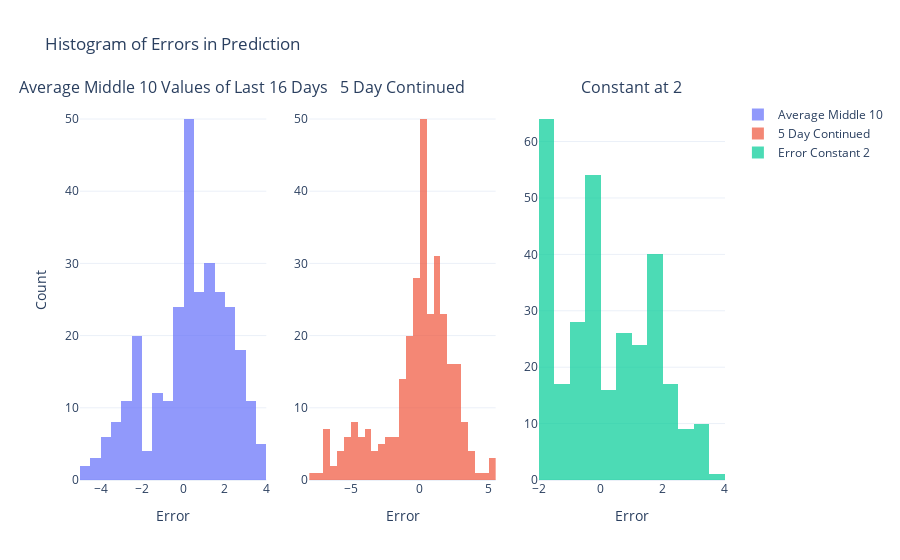

The notebook cell this image was saved under:
### Code cell
from plotly.subplots import make_subplots
import plotly.graph_objects as go

fig = make_subplots(
    rows=1, cols=3, subplot_titles=("Average Middle 10 Values of Last 16 Days", "5 Day Continued", "Constant at 2")
)

fig.add_trace(
    go.Histogram(x=error_df["average middle 10 values of last 16 days"], name="Average Middle 10", opacity=0.7),
    row=1,
    col=1,
)

fig.add_trace(go.Histogram(x=error_df["5 day continued "], name="5 Day Continued", opacity=0.7), row=1, col=2)

fig.add_trace(go.Histogram(x=error_df["error_constant_2"], name="Error Constant 2", opacity=0.7), row=1, col=3)

fig.update_layout(title_text="Histogram of Errors in Prediction", showlegend=True)
fig.update_xaxes(title_text="Error", row=1, col=1)
fig.update_xaxes(title_text="Error", row=1, col=2)
fig.update_xaxes(title_text="Error", row=1, col=3)
fig.update_yaxes(title_text="Count", row=1, col=1)

fig.show()

### Figure 1 — Plotly figure (JSON) as saved in the notebook; plotly's stock layout.template omitted (floating-point values rounded to 4 significant figures; data arrays with more than 128 entries replaced by an {"elided": "..."} marker saying what was removed)
{"data": [{"name": "Average Middle 10", "opacity": 0.7, "type": "histogram", "x": {"elided": "336 float values"}, "xaxis": "x", "yaxis": "y"}, {"name": "5 Day Continued", "opacity": 0.7, "type": "histogram", "x": {"elided": "336 float values"}, "xaxis": "x2", "yaxis": "y2"}, {"name": "Error Constant 2", "opacity": 0.7, "type": "histogram", "x": {"elided": "336 float values"}, "xaxis": "x3", "yaxis": "y3"}], "layout": {"annotations": [{"font": {"size": 16}, "showarrow": false, "text": "Average Middle 10 Values of Last 16 Days", "x": 0.1444, "xanchor": "center", "xref": "paper", "y": 1, "yanchor": "bottom", "yref": "paper"}, {"font": {"size": 16}, "showarrow": false, "text": "5 Day Continued", "x": 0.5, "xanchor": "center", "xref": "paper", "y": 1, "yanchor": "bottom", "yref": "paper"}, {"font": {"size": 16}, "showarrow": false, "text": "Constant at 2", "x": 0.8556, "xanchor": "center", "xref": "paper", "y": 1, "yanchor": "bottom", "yref": "paper"}], "showlegend": true, "title": {"text": "Histogram of Errors in Prediction"}, "xaxis": {"anchor": "y", "domain": [0, 0.2889], "title": {"text": "Error"}}, "xaxis2": {"anchor": "y2", "domain": [0.3556, 0.6444], "title": {"text": "Error"}}, "xaxis3": {"anchor": "y3", "domain": [0.7111, 1], "title": {"text": "Error"}}, "yaxis": {"anchor": "x", "domain": [0, 1], "title": {"text": "Count"}}, "yaxis2": {"anchor": "x2", "domain": [0, 1]}, "yaxis3": {"anchor": "x3", "domain": [0, 1]}}}
